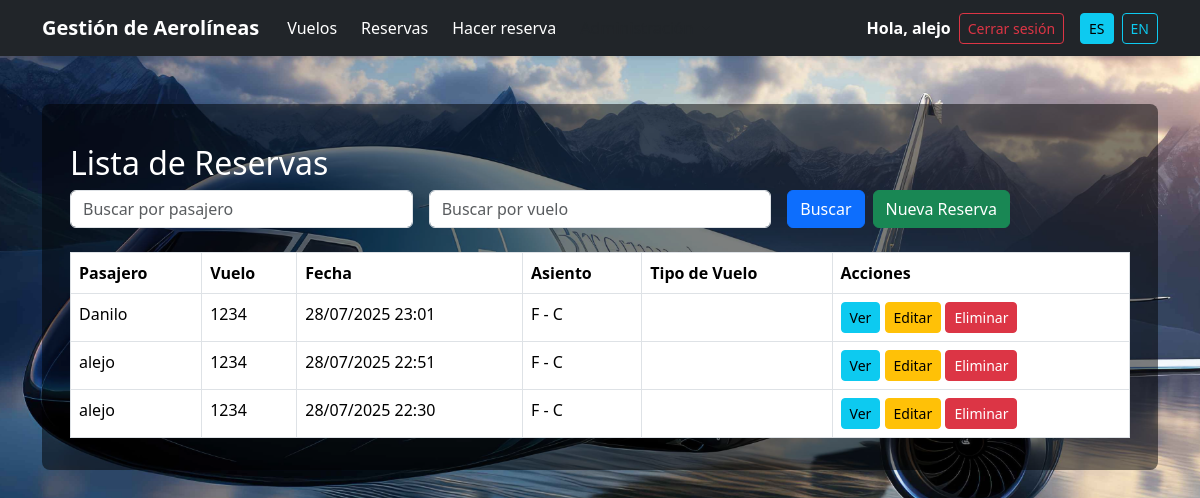
Before: /es/reservas/ (signed in) with the older database file.
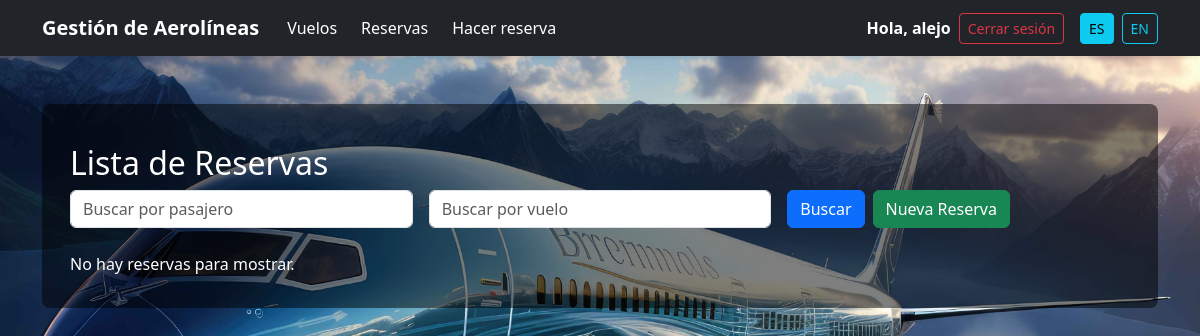
After: the same page with the newer database file.
### reservas/models.py (models this page shows, shortened)
class Reserva(models.Model):
    pasajero = models.ForeignKey(
        User,
        on_delete=models.CASCADE,
        related_name='reservas',
        verbose_name=_("Pasajero")
    )
    vuelo = models.ForeignKey(
        Vuelo,
        on_delete=models.CASCADE,
        related_name='reservas',
        verbose_name=_("Vuelo")
    )
    fecha_reserva = models.DateTimeField(auto_now_add=True, verbose_name=_("Fecha de Reserva"))
    precio_total = models.DecimalField(
        max_digits=10,
        decimal_places=2,
        default=0,
        verbose_name=_("Precio Total")
    )
    codigo_reserva = models.CharField(
        max_length=64,
        unique=True,
        editable=False,
        verbose_name=_("Código de Reserva")
    )
    class EstadoReserva(models.TextChoices):
        CREADA = 'CRE', _('Creada')
        CONFIRMADA = 'CON', _('Confirmada')
        CANCELADA = 'CAN', _('Cancelada')
    estado = models.CharField(
        max_length=3,
        choices=EstadoReserva.choices,
        default=EstadoReserva.CREADA,
        verbose_name=_("Estado")
    )
    activo = models.BooleanField(default=True, verbose_name=_("Activo"))
    class Meta:
        verbose_name = _("Reserva")
        verbose_name_plural = _("Reservas")
        ordering = ['-fecha_reserva']

### vuelos/models.py (models this page shows, shortened)
class Vuelo(models.Model):
    codigo_vuelo = models.CharField(max_length=20, unique=True)
    origen_principal = models.ForeignKey(Localidad, related_name='vuelos_origen', on_delete=models.CASCADE, null=True, blank=True)
    destino_principal = models.ForeignKey(Localidad, related_name='vuelos_destino', on_delete=models.CASCADE, null=True, blank=True)
    fecha_salida_estimada = models.DateTimeField()
    fecha_llegada_estimada = models.DateTimeField()
    km_totales = models.PositiveIntegerField(null=True, blank=True)
    avion_asignado = models.ForeignKey(Avion, on_delete=models.SET_NULL, null=True, blank=True)
    tiene_escalas = models.BooleanField(default=False, verbose_name=_("Tiene Escalas"))  # NUEVO CAMPO
    activo = models.BooleanField(default=True)
    cargado_por = models.ForeignKey(User, on_delete=models.SET_NULL, null=True)
    fecha_carga = models.DateTimeField(auto_now_add=True)
    class Meta:
        verbose_name = _("Vuelo")
        verbose_name_plural = _("Vuelos")
        ordering = ['fecha_salida_estimada']

### reservas/views.py (the view)
# urls.py: path('', views.ReservaListView.as_view(), name='reserva_list'),
class ReservaListView(LoginRequiredMixin, ListView):
    model = Reserva
    template_name = 'reserva_list.html'
    def get_queryset(self):
        qs = super().get_queryset()
        if not self.request.user.is_superuser:
            qs = qs.filter(pasajero=self.request.user)
        vuelo = self.request.GET.get('vuelo')
        if vuelo:
            qs = qs.filter(vuelo__codigo_vuelo__icontains=vuelo)
        return qs

### reservas/templates/reserva_list.html (shortened to what this page needs)
{% extends 'base.html' %}
{% load i18n %}
{% block content %}
<div class="fondo-transparente">
  <div class="container mt-4">
    <h2>{% trans "Lista de Reservas" %}</h2>
    <form method="get" class="row g-3 mb-4">
      <div class="col-md-4">
        <input type="text" name="pasajero" class="form-control" placeholder="{% trans 'Buscar por pasajero' %}" value="{{ request.GET.pasajero }}">
      </div>
      <div class="col-md-4">
        <input type="text" name="vuelo" class="form-control" placeholder="{% trans 'Buscar por vuelo' %}" value="{{ request.GET.vuelo }}">
      </div>
      <div class="col-md-4 d-flex">
        <button type="submit" class="btn btn-primary me-2">{% trans "Buscar" %}</button>
        <a href="{% url 'crear_reserva' %}" class="btn btn-success">{% trans "Nueva Reserva" %}</a>
      </div>
    </form>
    {% if object_list %}
    <table class="table table-bordered table-hover">
      <thead>
        <tr>
          <th>{% trans "Pasajero" %}</th>
          <th>{% trans "Vuelo" %}</th>
          <th>{% trans "Fecha" %}</th>
          <th>{% trans "Asiento" %}</th>
          <th>{% trans "Tipo de Vuelo" %}</th>
          <th>{% trans "Acciones" %}</th>
        </tr>
      </thead>
      <tbody>
        {% for reserva in object_list %}
        <tr>
          <td>{{ reserva.pasajero.username }}</td>
          <td>{{ reserva.vuelo.codigo_vuelo }}</td>
          <td>{{ reserva.fecha_reserva|date:"d/m/Y H:i" }}</td>
          <td>F{{ reserva.fila }} - C{{ reserva.columna }}</td>
          <td>{{ reserva.tipo_vuelo.nombre }}</td>
          <td>
            <a href="{% url 'reserva_detail' reserva.pk %}" class="btn btn-sm btn-info">{% trans "Ver" %}</a>
            <a href="{% url 'reserva_update' reserva.pk %}" class="btn btn-sm btn-warning">{% trans "Editar" %}</a>
            <a href="{% url 'reserva_delete' reserva.pk %}" class="btn btn-sm btn-danger">{% trans "Eliminar" %}</a>
          </td>
        </tr>
        {% endfor %}
      </tbody>
    </table>
    {% else %}
      <p class="text-white">{% trans "No hay reservas para mostrar." %}</p>
    {% endif %}
  </div>
</div>
{% endblock %}

Changed rows visible on the page:
removed Reserva: pasajero.username "Danilo", vuelo.codigo_vuelo "1234", fecha_reserva "28/07/2025 23:01"
removed Reserva: pasajero.username "alejo", vuelo.codigo_vuelo "1234", fecha_reserva "28/07/2025 22:51"
removed Reserva: pasajero.username "alejo", vuelo.codigo_vuelo "1234", fecha_reserva "28/07/2025 22:30"
Other visible differences:
text no longer shown: "Pasajero Vuelo Fecha Asiento Tipo de Vuelo Acciones"
text now shown: "No hay reservas para mostrar."
